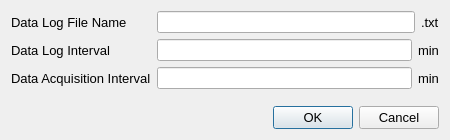
<?xml version="1.0" encoding="UTF-8"?>
<ui version="4.0">
 <class>Dialog</class>
 <widget class="QDialog" name="Dialog">
  <property name="geometry">
   <rect>
    <x>0</x>
    <y>0</y>
    <width>450</width>
    <height>140</height>
   </rect>
  </property>
  <property name="minimumSize">
   <size>
    <width>450</width>
    <height>140</height>
   </size>
  </property>
  <property name="maximumSize">
   <size>
    <width>450</width>
    <height>140</height>
   </size>
  </property>
  <property name="windowTitle">
   <string>Dialog</string>
  </property>
  <layout class="QVBoxLayout" name="verticalLayout">
   <item>
    <layout class="QFormLayout" name="formLayout">
     <item row="0" column="0">
      <widget class="QLabel" name="label">
       <property name="font">
        <font>
         <pointsize>10</pointsize>
        </font>
       </property>
       <property name="text">
        <string>Data Log File Name</string>
       </property>
      </widget>
     </item>
     <item row="0" column="1">
      <layout class="QHBoxLayout" name="horizontalLayout">
       <item>
        <widget class="QLineEdit" name="filenameLineEdit"/>
       </item>
       <item>
        <widget class="QLabel" name="label_3">
         <property name="font">
          <font>
           <pointsize>10</pointsize>
          </font>
         </property>
         <property name="text">
          <string>.txt</string>
         </property>
        </widget>
       </item>
      </layout>
     </item>
     <item row="1" column="0">
      <widget class="QLabel" name="label_6">
       <property name="font">
        <font>
         <pointsize>10</pointsize>
        </font>
       </property>
       <property name="text">
        <string>Data Log Interval</string>
       </property>
      </widget>
     </item>
     <item row="1" column="1">
      <layout class="QHBoxLayout" name="horizontalLayout_3">
       <item>
        <widget class="QLineEdit" name="intervalLineEdit"/>
       </item>
       <item>
        <widget class="QLabel" name="label_5">
         <property name="font">
          <font>
           <pointsize>10</pointsize>
          </font>
         </property>
         <property name="text">
          <string>min</string>
         </property>
        </widget>
       </item>
      </layout>
     </item>
     <item row="2" column="0">
      <widget class="QLabel" name="label_2">
       <property name="font">
        <font>
         <pointsize>10</pointsize>
        </font>
       </property>
       <property name="text">
        <string>Data Acquisition Interval</string>
       </property>
      </widget>
     </item>
     <item row="2" column="1">
      <layout class="QHBoxLayout" name="horizontalLayout_2">
       <item>
        <widget class="QLineEdit" name="aqintervalLineEdit"/>
       </item>
       <item>
        <widget class="QLabel" name="label_4">
         <property name="font">
          <font>
           <pointsize>10</pointsize>
          </font>
         </property>
         <property name="text">
          <string>min</string>
         </property>
        </widget>
       </item>
      </layout>
     </item>
    </layout>
   </item>
   <item>
    <widget class="QDialogButtonBox" name="buttonBox">
     <property name="font">
      <font>
       <pointsize>10</pointsize>
      </font>
     </property>
     <property name="orientation">
      <enum>Qt::Horizontal</enum>
     </property>
     <property name="standardButtons">
      <set>QDialogButtonBox::Cancel|QDialogButtonBox::Ok</set>
     </property>
    </widget>
   </item>
  </layout>
 </widget>
 <resources/>
 <connections>
  <connection>
   <sender>buttonBox</sender>
   <signal>accepted()</signal>
   <receiver>Dialog</receiver>
   <slot>accept()</slot>
   <hints>
    <hint type="sourcelabel">
     <x>248</x>
     <y>254</y>
    </hint>
    <hint type="destinationlabel">
     <x>157</x>
     <y>274</y>
    </hint>
   </hints>
  </connection>
  <connection>
   <sender>buttonBox</sender>
   <signal>rejected()</signal>
   <receiver>Dialog</receiver>
   <slot>reject()</slot>
   <hints>
    <hint type="sourcelabel">
     <x>316</x>
     <y>260</y>
    </hint>
    <hint type="destinationlabel">
     <x>286</x>
     <y>274</y>
    </hint>
   </hints>
  </connection>
 </connections>
</ui>
